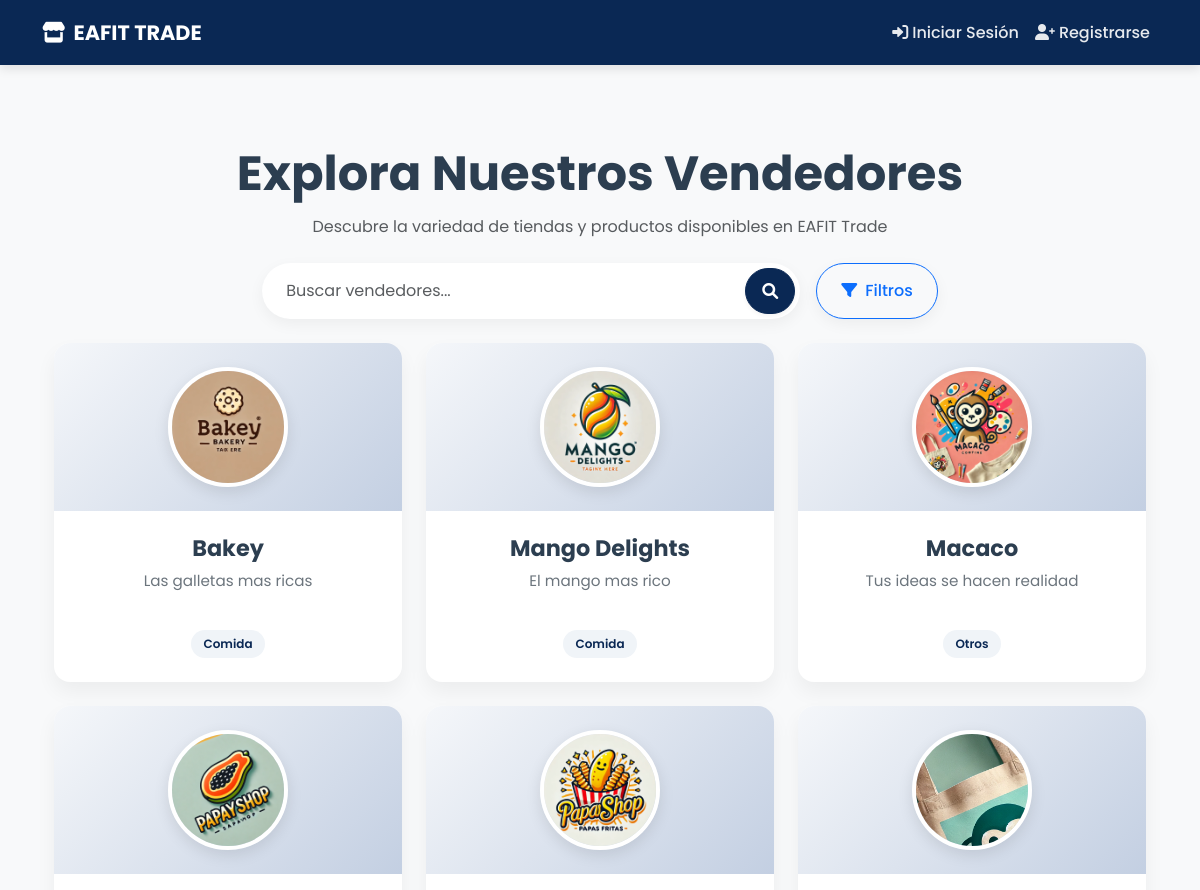
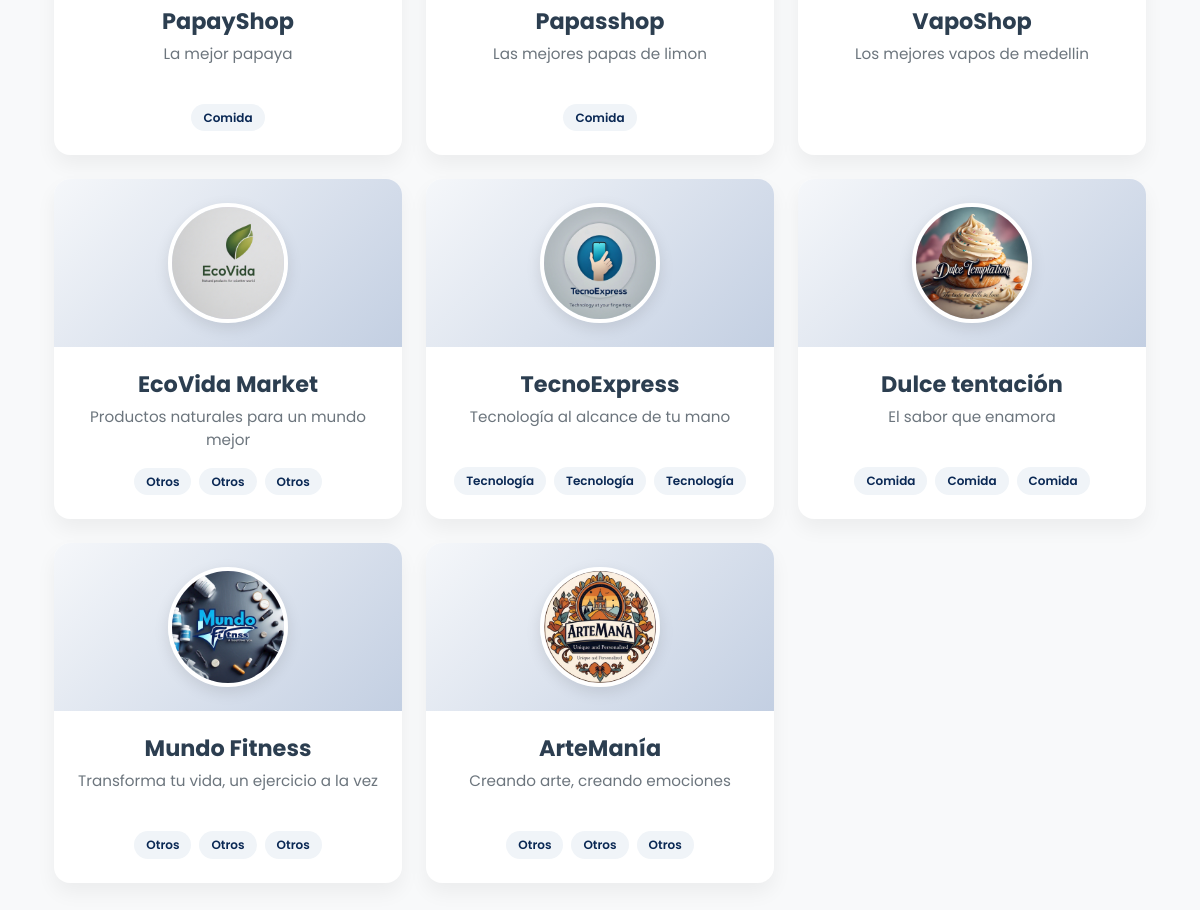
The page /sellers/ on the database its author committed (2 pictures, top to bottom).
### seller_profiles/models.py (models this page shows, shortened)
class SellerProfile(models.Model):
    user = models.OneToOneField(
        User,
        on_delete=models.CASCADE,
        related_name='seller_profile'
    )
    profile_image = models.ImageField(
        upload_to='profiles/',
        verbose_name='Foto de perfil',
        null=True,
        blank=True
    )
    store_name = models.CharField(
        max_length=100,
        verbose_name='Nombre de la tienda',
        help_text='Nombre que se mostrará en tu perfil de vendedor'
    )
    slogan = models.CharField(
        max_length=200,
        verbose_name='Slogan',
        help_text='Una frase corta que describa tu tienda',
        blank=True,
        null=True
    )
    description = models.TextField(
        verbose_name='Descripción',
        help_text='Describe tu tienda y los productos que vendes'
    )
    whatsapp = models.CharField(
        max_length=15,
        verbose_name='WhatsApp',
        help_text='Ingresa tu número de WhatsApp con código de país (ej: 573001234567)',
        blank=True,
        null=True
    )
    class Meta:
        verbose_name = 'Perfil de vendedor'
        verbose_name_plural = 'Perfiles de vendedores'

### seller_profiles/views.py (the view)
# urls.py: path('sellers/', profile_views.seller_list, name='seller_list'),
def seller_list(request):
    sellers = SellerProfile.objects.all()
    search_query = request.GET.get('search', '').strip()
    selected_categories = request.GET.getlist('categories')
    if search_query:
        sellers = sellers.filter(
            Q(store_name__icontains=search_query) |
            Q(user__username__icontains=search_query)
        )
    if selected_categories:
        sellers = sellers.filter(
            user__products__category__in=selected_categories
        ).distinct()
    sellers_data = []
    for seller in sellers:
        seller_categories = seller.user.products.values_list(
            'category', flat=True
        ).distinct()
        sellers_data.append({
            'profile': seller,
            'categories': list(seller_categories)
        })
    all_categories = [choice[0] for choice in Product.CATEGORY_CHOICES]
    context = {
        'sellers': sellers_data,
        'all_categories': all_categories,
        'search_query': search_query,
        'selected_categories': selected_categories,
    }
    return render(request, 'seller_profiles/seller_list.html', context)

### seller_profiles/templates/seller_profiles/seller_list.html (shortened to what this page needs)
{% extends 'products/base.html' %}
{% load humanize %}
{% block content %}
<div class="container py-5">
    <div class="section-header mb-4">
        <h1 class="display-5 text-center fw-bold">Explora Nuestros Vendedores</h1>
        <p class="text-center text-muted mb-0">Descubre la variedad de tiendas y productos disponibles en EAFIT Trade</p>
    </div>
    <div class="search-container mb-4">
        <form method="get" id="searchForm">
            <div class="search-bar-wrapper">
                <div class="row g-3 align-items-center justify-content-center">
                    <div class="col-md-8 col-lg-6">
                        <div class="search-input-container">
                            <input type="text"
                                name="search"
                                class="form-control search-input"
                                placeholder="Buscar vendedores..."
                                value="{{ search_query }}">
                            <button type="submit" class="btn btn-primary search-btn">
                                <i class="fas fa-search"></i>
                            </button>
                        </div>
                    </div>
                    <div class="col-auto">
                        <button class="btn btn-outline-primary filter-toggle-btn"
                                type="button"
                                data-bs-toggle="collapse"
                                data-bs-target="#filterOptions"
                                aria-expanded="false"
                                aria-controls="filterOptions">
                            <i class="fas fa-filter me-2"></i>Filtros
                        </button>
                    </div>
                </div>
            </div>
        </form>
    </div>
    <div class="row g-4">
        {% for seller_data in sellers %}
            <div class="col-md-6 col-lg-4">
                <a href="{% url 'public_profile' seller_data.profile.user.id %}" class="text-decoration-none">
                    <div class="seller-card">
                        <div class="seller-header">
                            <div class="seller-image-container">
                                {% if seller_data.profile.profile_image %}
                                    <img src="{{ seller_data.profile.profile_image.url }}"
                                         alt="{{ seller_data.profile.store_name }}"
                                         class="seller-image">
                                {% else %}
                                    <div class="seller-image-placeholder">
                                        <i class="fas fa-store"></i>
                                    </div>
                                {% endif %}
                            </div>
                        </div>
                        <div class="seller-content">
                            <h3 class="seller-name">{{ seller_data.profile.store_name }}</h3>
                            {% if seller_data.profile.slogan %}
                                <p class="seller-slogan">{{ seller_data.profile.slogan }}</p>
                            {% endif %}
                            {% if seller_data.categories %}
                                <div class="seller-categories">
                                    {% for category in seller_data.categories %}
                                        <span class="category-badge">{{ category }}</span>
                                    {% endfor %}
                                </div>
                            {% endif %}
                        </div>
                    </div>
                </a>
            </div>
        {% endfor %}
    </div>
</div>
{% endblock %}

### products/templates/products/base.html (style rules this page uses)
:root { --primary-color: hwb(216 4% 67%); --secondary-color: #6c757d; --light-bg: #f8f9fa; --card-shadow: 0 10px 20px rgba(0,0,0,0.05); --hover-shadow: 0 15px 30px rgba(0,0,0,0.1); --border-radius: 16px; --input-radius: 10px; --button-radius: 10px; --transition-speed: 0.3s; }
body { font-family: 'Poppins', sans-serif; background-color: var(--light-bg); color: #2c3e50; }
h1, h2, h3, h4, h5, h6 { font-weight: 600; }
.btn { border-radius: var(--button-radius); padding: 0.6rem 1.5rem; font-weight: 500; transition: all var(--transition-speed); box-shadow: 0 2px 4px rgba(0,0,0,0.05); }
.btn-primary { background-color: var(--primary-color); border-color: var(--primary-color); }
.form-control, .form-select { border-radius: var(--input-radius); padding: 0.6rem 1rem; border: 1px solid #e2e8f0; font-size: 1rem; transition: all var(--transition-speed); box-shadow: 0 2px 4px rgba(0,0,0,0.02); min-height: 46px; }

### seller_profiles/templates/seller_profiles/seller_list.html (style rules this page uses)
.section-header { margin-bottom: 2.5rem; }
.section-header h1 { font-weight: 700; margin-bottom: 0.75rem; color: #2c3e50; }
.search-container { margin-bottom: 2.5rem; }
.search-input-container { position: relative; box-shadow: 0 5px 15px rgba(0,0,0,0.05); border-radius: 50px; overflow: hidden; }
.search-input { height: 56px; border-radius: 50px; padding-left: 1.5rem; padding-right: 4rem; font-size: 1rem; border: none; }
.search-btn { position: absolute; right: 5px; top: 5px; bottom: 5px; border-radius: 50px; width: 46px; display: flex; align-items: center; justify-content: center; }
.filter-toggle-btn { height: 56px; border-radius: 50px; font-weight: 500; box-shadow: 0 5px 15px rgba(0,0,0,0.05); transition: all 0.3s; }
.seller-card { background: white; border-radius: var(--border-radius); box-shadow: var(--card-shadow); transition: all 0.3s; height: 100%; overflow: hidden; }
.seller-header { background: linear-gradient(135deg, #f5f7fa 0%, #c3cfe2 100%); padding: 1.5rem; text-align: center; }
.seller-image-container { width: 120px; height: 120px; margin: 0 auto; }
.seller-image { width: 100%; height: 100%; border-radius: 50%; object-fit: cover; border: 4px solid white; box-shadow: 0 5px 15px rgba(0,0,0,0.1); }
.seller-content { padding: 1.5rem; text-align: center; }
.seller-name { font-size: 1.4rem; font-weight: 700; color: #2c3e50; margin-bottom: 0.5rem; }
.seller-slogan { font-size: 0.95rem; color: #6c757d; margin-bottom: 1rem; display: -webkit-box; -webkit-line-clamp: 2; -webkit-box-orient: vertical; overflow: hidden; min-height: 2.8rem; }
.seller-categories { display: flex; flex-wrap: wrap; gap: 0.5rem; justify-content: center; }
.category-badge { display: inline-block; padding: 0.3rem 0.75rem; border-radius: 50px; font-size: 0.75rem; font-weight: 600; background-color: #f0f4f8; color: var(--primary-color); }

### rows shown on the page
SellerProfile: profile.profile_image (picture), profile.store_name "Bakey", profile.slogan "Las galletas mas ricas", categories "Comida"
SellerProfile: profile.profile_image (picture), profile.store_name "Mango Delights", profile.slogan "El mango mas rico", categories "Comida"
SellerProfile: profile.profile_image (picture), profile.store_name "Macaco", profile.slogan "Tus ideas se hacen realidad", categories "Otros"
SellerProfile: profile.profile_image (picture), profile.store_name "PapayShop", profile.slogan "La mejor papaya", categories "Comida"
SellerProfile: profile.profile_image (picture), profile.store_name "Papasshop", profile.slogan "Las mejores papas de limon", categories "Comida"
SellerProfile: profile.profile_image (picture), profile.store_name "VapoShop", profile.slogan "Los mejores vapos de medellin"
SellerProfile: profile.profile_image (picture), profile.store_name "EcoVida Market", profile.slogan "Productos naturales para un mundo mejor", categories "Otros" "Otros" "Otros"
SellerProfile: profile.profile_image (picture), profile.store_name "TecnoExpress", profile.slogan "Tecnología al alcance de tu mano", categories "Tecnología" "Tecnología" "Tecnología"
SellerProfile: profile.profile_image (picture), profile.store_name "Dulce tentación", profile.slogan "El sabor que enamora", categories "Comida" "Comida" "Comida"
SellerProfile: profile.profile_image (picture), profile.store_name "Mundo Fitness", profile.slogan "Transforma tu vida, un ejercicio a la vez", categories "Otros" "Otros" "Otros"
SellerProfile: profile.profile_image (picture), profile.store_name "ArteManía", profile.slogan "Creando arte, creando emociones", categories "Otros" "Otros" "Otros"
